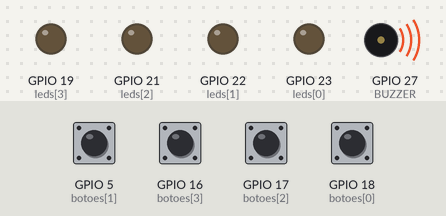
Bench run of a sketch on a simulated ESP32. On the bench: output pins drawn as LEDs (lit = HIGH), buzzer (waves = sounding). Inputs (shaded band) come from the test bench; at power-on: GPIO 5 (botoes[1]), GPIO 16 (botoes[3]), GPIO 17 (botoes[2]), GPIO 18 (botoes[0]) HIGH. Random numbers use the default seed unless the sketch sets one.

Above: at 0.1 s.
At 13.1 s:
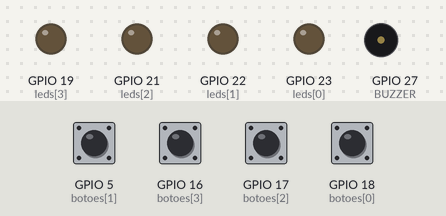
At 39.47 s:
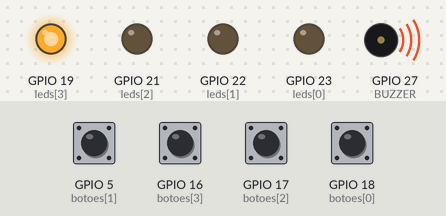
Timing chart, 0 to 41.1 s (numbered marks = the images above):
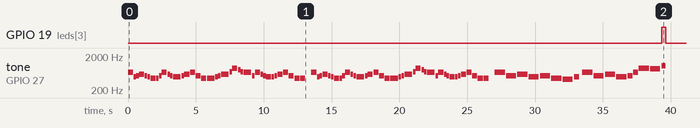

The sketch:

ESP32_Genius_som_tetris.ino
```cpp
/*
  Tetris theme - (Korobeiniki)
  Connect a piezo buzzer or speaker to pin 11 or select a new pin.
  More songs available at https://github.com/robsoncouto/arduino-songs

                                              Robson Couto, 2019
*/

#define NOTE_B0  31
#define NOTE_C1  33
#define NOTE_CS1 35
#define NOTE_D1  37
#define NOTE_DS1 39
#define NOTE_E1  41
#define NOTE_F1  44
#define NOTE_FS1 46
#define NOTE_G1  49
#define NOTE_GS1 52
#define NOTE_A1  55
#define NOTE_AS1 58
#define NOTE_B1  62
#define NOTE_C2  65
#define NOTE_CS2 69
#define NOTE_D2  73
#define NOTE_DS2 78
#define NOTE_E2  82
#define NOTE_F2  87
#define NOTE_FS2 93
#define NOTE_G2  98
#define NOTE_GS2 104
#define NOTE_A2  110
#define NOTE_AS2 117
#define NOTE_B2  123
#define NOTE_C3  131
#define NOTE_CS3 139
#define NOTE_D3  147
#define NOTE_DS3 156
#define NOTE_E3  165
#define NOTE_F3  175
#define NOTE_FS3 185
#define NOTE_G3  196
#define NOTE_GS3 208
#define NOTE_A3  220
#define NOTE_AS3 233
#define NOTE_B3  247
#define NOTE_C4  262
#define NOTE_CS4 277
#define NOTE_D4  294
#define NOTE_DS4 311
#define NOTE_E4  330
#define NOTE_F4  349
#define NOTE_FS4 370
#define NOTE_G4  392
#define NOTE_GS4 415
#define NOTE_A4  440
#define NOTE_AS4 466
#define NOTE_B4  494
#define NOTE_C5  523
#define NOTE_CS5 554
#define NOTE_D5  587
#define NOTE_DS5 622
#define NOTE_E5  659
#define NOTE_F5  698
#define NOTE_FS5 740
#define NOTE_G5  784
#define NOTE_GS5 831
#define NOTE_A5  880
#define NOTE_AS5 932
#define NOTE_B5  988
#define NOTE_C6  1047
#define NOTE_CS6 1109
#define NOTE_D6  1175
#define NOTE_DS6 1245
#define NOTE_E6  1319
#define NOTE_F6  1397
#define NOTE_FS6 1480
#define NOTE_G6  1568
#define NOTE_GS6 1661
#define NOTE_A6  1760
#define NOTE_AS6 1865
#define NOTE_B6  1976
#define NOTE_C7  2093
#define NOTE_CS7 2217
#define NOTE_D7  2349
#define NOTE_DS7 2489
#define NOTE_E7  2637
#define NOTE_F7  2794
#define NOTE_FS7 2960
#define NOTE_G7  3136
#define NOTE_GS7 3322
#define NOTE_A7  3520
#define NOTE_AS7 3729
#define NOTE_B7  3951
#define NOTE_C8  4186
#define NOTE_CS8 4435
#define NOTE_D8  4699
#define NOTE_DS8 4978
#define REST 0

// change this to make the song slower or faster
int tempo=144;

// change this to whichever pin you want to use
int buzzer = 27;

// notes of the moledy followed by the duration.
// a 4 means a quarter note, 8 an eighteenth , 16 sixteenth, so on
// !!negative numbers are used to represent dotted notes,
// so -4 means a dotted quarter note, that is, a quarter plus an eighteenth!!
int melody[] = {

  //Based on the arrangement at https://www.flutetunes.com/tunes.php?id=192

  NOTE_E5, 4,  NOTE_B4,8,  NOTE_C5,8,  NOTE_D5,4,  NOTE_C5,8,  NOTE_B4,8,
  NOTE_A4, 4,  NOTE_A4,8,  NOTE_C5,8,  NOTE_E5,4,  NOTE_D5,8,  NOTE_C5,8,
  NOTE_B4, -4,  NOTE_C5,8,  NOTE_D5,4,  NOTE_E5,4,
  NOTE_C5, 4,  NOTE_A4,4,  NOTE_A4,8,  NOTE_A4,4,  NOTE_B4,8,  NOTE_C5,8,

  NOTE_D5, -4,  NOTE_F5,8,  NOTE_A5,4,  NOTE_G5,8,  NOTE_F5,8,
  NOTE_E5, -4,  NOTE_C5,8,  NOTE_E5,4,  NOTE_D5,8,  NOTE_C5,8,
  NOTE_B4, 4,  NOTE_B4,8,  NOTE_C5,8,  NOTE_D5,4,  NOTE_E5,4,
  NOTE_C5, 4,  NOTE_A4,4,  NOTE_A4,4, REST, 4,

  NOTE_E5, 4,  NOTE_B4,8,  NOTE_C5,8,  NOTE_D5,4,  NOTE_C5,8,  NOTE_B4,8,
  NOTE_A4, 4,  NOTE_A4,8,  NOTE_C5,8,  NOTE_E5,4,  NOTE_D5,8,  NOTE_C5,8,
  NOTE_B4, -4,  NOTE_C5,8,  NOTE_D5,4,  NOTE_E5,4,
  NOTE_C5, 4,  NOTE_A4,4,  NOTE_A4,8,  NOTE_A4,4,  NOTE_B4,8,  NOTE_C5,8,

  NOTE_D5, -4,  NOTE_F5,8,  NOTE_A5,4,  NOTE_G5,8,  NOTE_F5,8,
  NOTE_E5, -4,  NOTE_C5,8,  NOTE_E5,4,  NOTE_D5,8,  NOTE_C5,8,
  NOTE_B4, 4,  NOTE_B4,8,  NOTE_C5,8,  NOTE_D5,4,  NOTE_E5,4,
  NOTE_C5, 4,  NOTE_A4,4,  NOTE_A4,4, REST, 4,


  NOTE_E5,2,  NOTE_C5,2,
  NOTE_D5,2,   NOTE_B4,2,
  NOTE_C5,2,   NOTE_A4,2,
  NOTE_GS4,2,  NOTE_B4,4,  REST,8,
  NOTE_E5,2,   NOTE_C5,2,
  NOTE_D5,2,   NOTE_B4,2,
  NOTE_C5,4,   NOTE_E5,4,  NOTE_A5,2,
  NOTE_GS5,2,

};

// sizeof gives the number of bytes, each int value is composed of two bytes (16 bits)
// there are two values per note (pitch and duration), so for each note there are four bytes
int notes=sizeof(melody)/sizeof(melody[0])/2;

// this calculates the duration of a whole note in ms (60s/tempo)*4 beats
int wholenote = (60000 * 4) / tempo;

int divider = 0, noteDuration = 0;

////////////////////////////////////////////////////////////////////

#define MAX_SEQ 50
#define BUZZER 27

int leds[4] = {23, 22, 21, 19};  //variável array
int botoes[4] = {18, 5, 17, 16};
int tons[4] = {523, 659, 784, 1046};

int sequencia[MAX_SEQ];
int rodada = 0;

void setup() {
  Serial.begin(115200);  //velocidade de comunicação serial

  for (int thisNote = 0; thisNote < notes * 2; thisNote = thisNote + 2) {

    // calculates the duration of each note
    divider = melody[thisNote + 1];
    if (divider > 0) {
      // regular note, just proceed
      noteDuration = (wholenote) / divider;
    } else if (divider < 0) {
      // dotted notes are represented with negative durations!!
      noteDuration = (wholenote) / abs(divider);
      noteDuration *= 1.5; // increases the duration in half for dotted notes
    }

    // we only play the note for 90% of the duration, leaving 10% as a pause
    tone(buzzer, melody[thisNote], noteDuration*0.9);

    // Wait for the specief duration before playing the next note.
    delay(noteDuration);

    // stop the waveform generation before the next note.
    noTone(buzzer);
  }

  for(int i=0;i<4;i++){
    pinMode(leds[i], OUTPUT);  //define saída LED como saída
    pinMode(botoes[i], INPUT_PULLUP);  //define botoes como entrada e pull up ativado, dispensando resistor de 10K de pull up
  }
  pinMode(BUZZER, OUTPUT);  // define BUZZER como saída

  //randomSeed(analogRead(34));
}

void loop() {

  sequencia[rodada] = random(0,4);  // número aleatório de 0 à 3 e armazena na variável sequencia na posição "rodada"
  rodada++; //é necessário incrementar rodada devido o for utilizar "<" sem o "=" pois o for para uma posição antes

  mostrarSequencia();  // chama a sub rotina

  if(!lerJogador()){  //chama a subrotina e aguarda o retorno
    gameOver();  // se negativo chama game over emitindo som de erro
    rodada = 0;
  }

  delay(1000);
}

void mostrarSequencia(){    // mostra a sequencia de LEDs para memorizar e mostra a última criada para memorizar a mais
  for(int i=0;i<rodada;i++){
    digitalWrite(leds[sequencia[i]], HIGH);
    //tocarSom(sequencia[i]);
    tocarSom(tons[sequencia[i]]);
    //delay(500);
    digitalWrite(leds[sequencia[i]], LOW);
    delay(200);
  }
}

bool lerJogador(){  //monitora se o botão apertado corresponde a posição do LED

  for(int i=0;i<rodada;i++){

    int botao = esperarBotao();

    if(botao != sequencia[i])  //se apertar errado, encerra essa subrotina e retorna false (game over)
      return false;

    digitalWrite(leds[botao], HIGH);
    //tocarSom(botao);
    tocarSom(tons[botao]);
    //delay(300);
    digitalWrite(leds[botao], LOW);
  }

  return true;  //acertando a sequencia saí do for e retorna true repetindo o jogo e incrementando + 1 LED na sequencia
}

int esperarBotao(){  //subrotina aguarda o jogador aperatar o botão
  while(true){
    for(int i=0;i<4;i++)
    {
      if(digitalRead(botoes[i]) == LOW){
        delay(200);
        return i;  //retorna a posição do botão e verifica
      }
    }
  }
}

void gameOver(){  //subrotina gameover

  for(int i=0;i<4;i++){
    digitalWrite(leds[i], HIGH);  //acende todos os LEDs
  }
  tone(BUZZER, 200); //toca som erro

  delay(1000);  //

  for(int i=0;i<4;i++){  // apaga todos os LEDs
    digitalWrite(leds[i], LOW);
  }
  noTone(BUZZER);  //para som
}

void tocarSom(int freq){

  tone(BUZZER, freq);
  delay(300);
  noTone(BUZZER);

}
```

Measured:
- by itself, GPIO 19 (leds[3]): LOW → HIGH at 39.3 s, → LOW 0.30 s later
- by itself, tone on GPIO 27 (BUZZER): plays 659 Hz for 0.37 s, 494 Hz for 0.19 s, 523 Hz for 0.19 s, 587 Hz for 0.37 s, 523 Hz for 0.19 s, 494 Hz for 0.19 s … (97 notes in this stretch)
